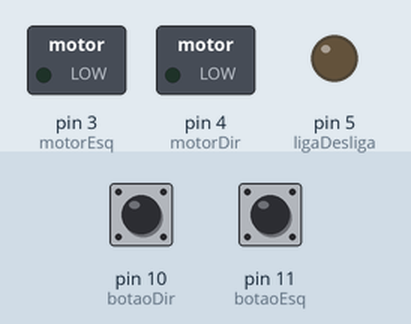
The sketch below on a simulated Arduino Uno, built with avr-gcc and run on an emulated ATmega328P. On the bench: switched loads named in the sketch (green lamp = pin HIGH), output pins drawn as LEDs (lit = HIGH). Inputs (shaded band) come from the test bench; at power-on: pin 10 (botaoDir) HIGH, pin 11 (botaoEsq) HIGH.

Above: at 1.2 s.
1.3 s: pin 10 (botaoDir) pulled LOW for 0.15 s
At 1.37 s:
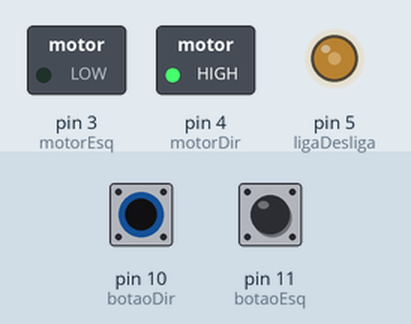
2.9 s: pin 11 (botaoEsq) pulled LOW for 0.15 s
At 2.97 s:
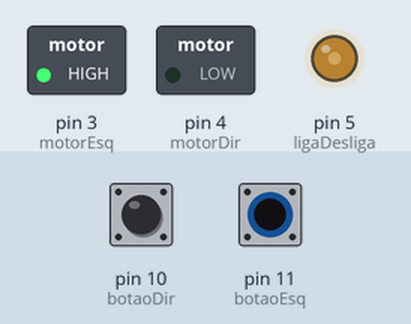
4.5 s: pin 11 (botaoEsq) pulled LOW for 3.2 s
At 8.0 s:
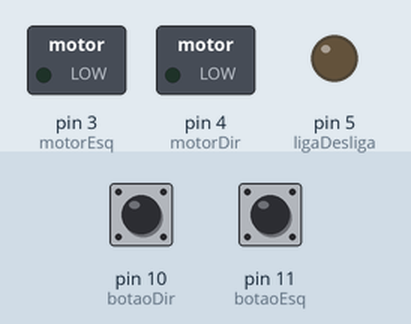
9.2 s: pin 10 (botaoDir) pulled LOW for 3.2 s
At 10.3 s:
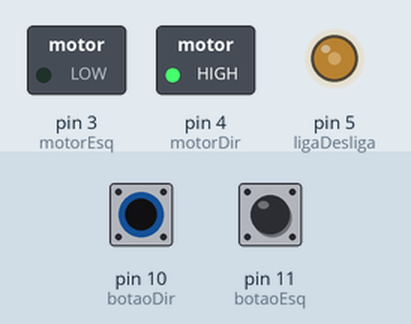
Timing chart, 0 to 13.9 s (numbered marks = the images above; inputs shaded):
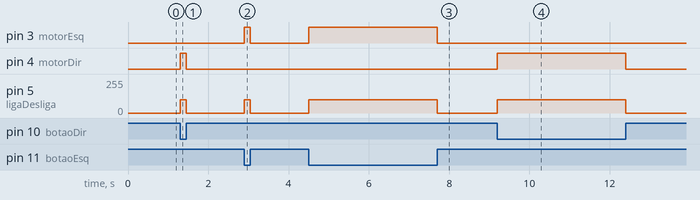

Measured:
- after the input at 1.3 s, pin 4 (motorDir): LOW → HIGH at once, → LOW 0.15 s later; pin 5 (ligaDesliga): 0/255 → 100/255 at once, → 0/255 0.15 s later
- after the input at 2.9 s, pin 3 (motorEsq): LOW → HIGH at once, → LOW 0.15 s later; pin 5 (ligaDesliga): 0/255 → 100/255 at once, → 0/255 0.15 s later
- after the input at 4.5 s, pin 3 (motorEsq): LOW → HIGH at once, → LOW 3.2 s later; pin 5 (ligaDesliga): 0/255 → 100/255 at once, → 0/255 3.2 s later
- after the input at 9.2 s, pin 4 (motorDir): LOW → HIGH at once, → LOW 3.2 s later; pin 5 (ligaDesliga): 0/255 → 100/255 at once, → 0/255 3.2 s later

The sketch:

12-motorDCComDoisBotoes.ino
```cpp
int ligaDesliga = 5;
int motorDir = 4;
int motorEsq = 3;

int botaoDir = 10;
int botaoEsq = 11;

int velocidade = 100;

void setup(){
  pinMode(ligaDesliga, OUTPUT);
  pinMode(motorDir, OUTPUT);
  pinMode(motorEsq, OUTPUT);

  analogWrite(ligaDesliga,0);
  digitalWrite(motorDir,LOW);
  digitalWrite(motorEsq,LOW);

  pinMode(botaoDir, INPUT_PULLUP);
  pinMode(botaoEsq, INPUT_PULLUP);
}

void loop(){
  while(digitalRead(botaoDir) == LOW){
    analogWrite(ligaDesliga,velocidade);
    digitalWrite(motorDir,HIGH);
    digitalWrite(motorEsq,LOW);
  }
  while(digitalRead(botaoEsq) == LOW){
    analogWrite(ligaDesliga,velocidade);
    digitalWrite(motorDir,LOW);
    digitalWrite(motorEsq,HIGH);
  }

  analogWrite(ligaDesliga,0);
  digitalWrite(motorDir,LOW);
  digitalWrite(motorEsq,LOW);

}
```
